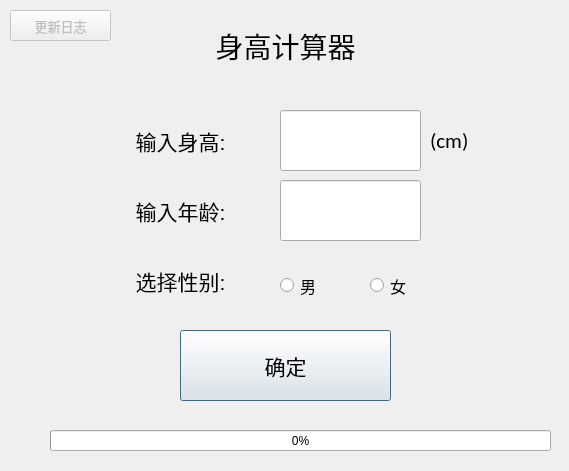
<?xml version="1.0" encoding="UTF-8"?>
<ui version="4.0">
 <class>Dialog</class>
 <widget class="QDialog" name="Dialog">
  <property name="geometry">
   <rect>
    <x>0</x>
    <y>0</y>
    <width>569</width>
    <height>471</height>
   </rect>
  </property>
  <property name="windowTitle">
   <string>身高计算器 V2.0.2</string>
  </property>
  <property name="windowIcon">
   <iconset>
    <normaloff>../../../SeedHonor/Downloads/business-color_calculator_icon-icons.com_53466.ico</normaloff>../../../SeedHonor/Downloads/business-color_calculator_icon-icons.com_53466.ico</iconset>
  </property>
  <widget class="QLineEdit" name="height">
   <property name="geometry">
    <rect>
     <x>280</x>
     <y>110</y>
     <width>141</width>
     <height>61</height>
    </rect>
   </property>
   <property name="font">
    <font>
     <pointsize>20</pointsize>
    </font>
   </property>
  </widget>
  <widget class="QLabel" name="label_height">
   <property name="geometry">
    <rect>
     <x>110</x>
     <y>110</y>
     <width>141</width>
     <height>61</height>
    </rect>
   </property>
   <property name="font">
    <font>
     <pointsize>16</pointsize>
    </font>
   </property>
   <property name="text">
    <string>输入身高:</string>
   </property>
   <property name="alignment">
    <set>Qt::AlignCenter</set>
   </property>
  </widget>
  <widget class="QLabel" name="label_age">
   <property name="geometry">
    <rect>
     <x>110</x>
     <y>180</y>
     <width>141</width>
     <height>61</height>
    </rect>
   </property>
   <property name="font">
    <font>
     <pointsize>16</pointsize>
    </font>
   </property>
   <property name="text">
    <string>输入年龄:</string>
   </property>
   <property name="alignment">
    <set>Qt::AlignCenter</set>
   </property>
  </widget>
  <widget class="QLineEdit" name="age">
   <property name="geometry">
    <rect>
     <x>280</x>
     <y>180</y>
     <width>141</width>
     <height>61</height>
    </rect>
   </property>
   <property name="font">
    <font>
     <pointsize>20</pointsize>
    </font>
   </property>
  </widget>
  <widget class="QLabel" name="label_sex">
   <property name="geometry">
    <rect>
     <x>100</x>
     <y>250</y>
     <width>161</width>
     <height>61</height>
    </rect>
   </property>
   <property name="font">
    <font>
     <pointsize>16</pointsize>
    </font>
   </property>
   <property name="text">
    <string>选择性别:</string>
   </property>
   <property name="alignment">
    <set>Qt::AlignCenter</set>
   </property>
  </widget>
  <widget class="QLabel" name="label_cm">
   <property name="geometry">
    <rect>
     <x>430</x>
     <y>120</y>
     <width>61</width>
     <height>41</height>
    </rect>
   </property>
   <property name="font">
    <font>
     <family>Calibri</family>
     <pointsize>16</pointsize>
    </font>
   </property>
   <property name="text">
    <string>(cm)</string>
   </property>
  </widget>
  <widget class="QPushButton" name="Button_confirm">
   <property name="enabled">
    <bool>true</bool>
   </property>
   <property name="geometry">
    <rect>
     <x>180</x>
     <y>330</y>
     <width>211</width>
     <height>71</height>
    </rect>
   </property>
   <property name="font">
    <font>
     <pointsize>16</pointsize>
    </font>
   </property>
   <property name="cursor">
    <cursorShape>PointingHandCursor</cursorShape>
   </property>
   <property name="autoFillBackground">
    <bool>false</bool>
   </property>
   <property name="text">
    <string>确定</string>
   </property>
   <property name="autoDefault">
    <bool>true</bool>
   </property>
   <property name="default">
    <bool>false</bool>
   </property>
  </widget>
  <widget class="QLabel" name="Title">
   <property name="geometry">
    <rect>
     <x>0</x>
     <y>20</y>
     <width>571</width>
     <height>51</height>
    </rect>
   </property>
   <property name="font">
    <font>
     <family>Microsoft YaHei</family>
     <pointsize>21</pointsize>
    </font>
   </property>
   <property name="text">
    <string>身高计算器</string>
   </property>
   <property name="alignment">
    <set>Qt::AlignCenter</set>
   </property>
  </widget>
  <widget class="QProgressBar" name="progressBar">
   <property name="geometry">
    <rect>
     <x>50</x>
     <y>430</y>
     <width>501</width>
     <height>21</height>
    </rect>
   </property>
   <property name="value">
    <number>0</number>
   </property>
   <property name="textVisible">
    <bool>true</bool>
   </property>
  </widget>
  <widget class="QLabel" name="result">
   <property name="enabled">
    <bool>true</bool>
   </property>
   <property name="geometry">
    <rect>
     <x>30</x>
     <y>420</y>
     <width>511</width>
     <height>31</height>
    </rect>
   </property>
   <property name="font">
    <font>
     <pointsize>13</pointsize>
     <weight>75</weight>
     <bold>true</bold>
    </font>
   </property>
   <property name="mouseTracking">
    <bool>false</bool>
   </property>
   <property name="layoutDirection">
    <enum>Qt::LeftToRight</enum>
   </property>
   <property name="text">
    <string/>
   </property>
   <property name="alignment">
    <set>Qt::AlignCenter</set>
   </property>
  </widget>
  <widget class="QRadioButton" name="radioButton">
   <property name="geometry">
    <rect>
     <x>280</x>
     <y>260</y>
     <width>91</width>
     <height>51</height>
    </rect>
   </property>
   <property name="font">
    <font>
     <pointsize>12</pointsize>
    </font>
   </property>
   <property name="cursor">
    <cursorShape>ArrowCursor</cursorShape>
   </property>
   <property name="text">
    <string>男</string>
   </property>
  </widget>
  <widget class="QRadioButton" name="radioButton_2">
   <property name="geometry">
    <rect>
     <x>370</x>
     <y>260</y>
     <width>91</width>
     <height>51</height>
    </rect>
   </property>
   <property name="font">
    <font>
     <pointsize>12</pointsize>
    </font>
   </property>
   <property name="text">
    <string>女</string>
   </property>
  </widget>
  <widget class="QPushButton" name="updates">
   <property name="enabled">
    <bool>false</bool>
   </property>
   <property name="geometry">
    <rect>
     <x>10</x>
     <y>10</y>
     <width>101</width>
     <height>31</height>
    </rect>
   </property>
   <property name="font">
    <font>
     <family>等线</family>
     <pointsize>10</pointsize>
    </font>
   </property>
   <property name="text">
    <string>更新日志</string>
   </property>
  </widget>
 </widget>
 <resources/>
 <connections/>
</ui>
